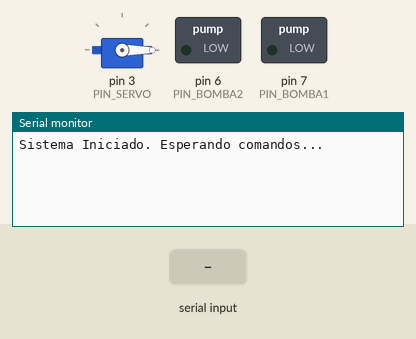
A sketch run on a simulated Arduino Uno, built with avr-gcc and run on an emulated ATmega328P. Parts: servo, switched loads named in the sketch (green lamp = pin HIGH), the last lines printed to the serial monitor. Inputs (shaded band) come from the test bench.

Above: at 1.2 s.
1.3 s: "MANUAL\n" received over Serial
At 2.5 s:
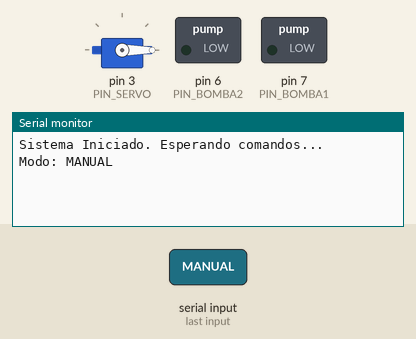
2.8 s: "AUTO\n" received over Serial
At 3.6 s:
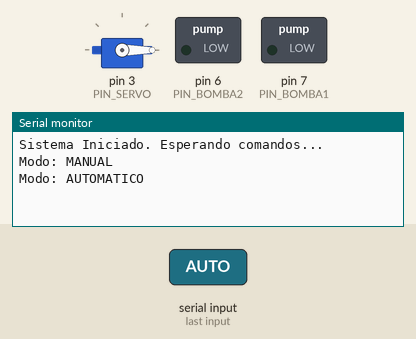
4.3 s: "M1:\n" received over Serial
At 4.7 s:
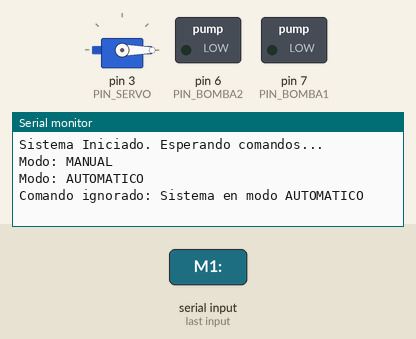

Measured:
- after the input at 1.3 s, the serial monitor: prints a new line at once (image 1)
- after the input at 2.8 s, the serial monitor: prints a new line at once (image 2)
- after the input at 4.3 s, the serial monitor: prints a new line at once (image 3)

The sketch:

arduino_code.ino
```cpp
#include <Servo.h>

// Definición de Pines
const int PIN_SERVO = 3;
const int PIN_BOMBA1 = 7;
const int PIN_BOMBA2 = 6;

Servo miServo;

// Estado del sistema
bool modoManual = true; // true = Manual, false = Automático

// Estado de los actuadores
bool estadoServo = false;
bool estadoBomba1 = false;
bool estadoBomba2 = false;

String inputString = "";         // String para guardar los datos entrantes
bool stringComplete = false;  // Bandera para indicar si el string está completo

void setup() {
  // Inicializar Serial
  Serial.begin(9600);

  // Configurar pines
  miServo.attach(PIN_SERVO);
  pinMode(PIN_BOMBA1, OUTPUT);
  pinMode(PIN_BOMBA2, OUTPUT);

  // Estado inicial: Todo apagado
  miServo.write(0); // Cerrado
  digitalWrite(PIN_BOMBA1, LOW);
  digitalWrite(PIN_BOMBA2, LOW);

  Serial.println("Sistema Iniciado. Esperando comandos...");
}

void loop() {
  // Procesar comandos Seriales
  if (stringComplete) {
    procesarComando(inputString);
    // Limpiar string
    inputString = "";
    stringComplete = false;
  }

  // Lógica Automática (Solo si no está en modo manual)
  if (!modoManual) {
    ejecutarLogicaAutomatica();
  }
}

/*
  SerialEvent ocurre cuando llegan nuevos datos al puerto RX hardware.
  Esta rutina se ejecuta entre cada ejecución de loop(), así que usar delay dentro del loop puede retrasar la respuesta.
*/
void serialEvent() {
  while (Serial.available()) {
    // Obtener el nuevo byte:
    char inChar = (char)Serial.read();
    // Agregarlo al inputString:
    if (inChar == '\n') {
      stringComplete = true;
    } else {
      inputString += inChar;
    }
  }
}

void procesarComando(String comando) {
  comando.trim(); // Eliminar espacios en blanco

  if (comando == "MANUAL") {
    modoManual = true;
    Serial.println("Modo: MANUAL");
  }
  else if (comando == "AUTO") {
    modoManual = false;
    Serial.println("Modo: AUTOMATICO");
  }
  else if (modoManual) {
    // Solo procesar comandos de control si estamos en modo manual

    // M1: Servo (1=Abrir/90, 0=Cerrar/0)
    if (comando.startsWith("M1:")) {
      int val = comando.substring(3).toInt();
      if (val == 1) {
        miServo.write(90); // Abrir compuerta
        estadoServo = true;
        Serial.println("Servo: ABIERTO");
      } else {
        miServo.write(0); // Cerrar compuerta
        estadoServo = false;
        Serial.println("Servo: CERRADO");
      }
    }
    // M2: Bomba 1 (1=ON, 0=OFF)
    else if (comando.startsWith("M2:")) {
      int val = comando.substring(3).toInt();
      if (val == 1) {
        digitalWrite(PIN_BOMBA1, HIGH);
        estadoBomba1 = true;
        Serial.println("Bomba 1: ENCENDIDA");
      } else {
        digitalWrite(PIN_BOMBA1, LOW);
        estadoBomba1 = false;
        Serial.println("Bomba 1: APAGADA");
      }
    }
    // M3: Bomba 2 (1=ON, 0=OFF)
    else if (comando.startsWith("M3:")) {
      int val = comando.substring(3).toInt();
      if (val == 1) {
        digitalWrite(PIN_BOMBA2, HIGH);
        estadoBomba2 = true;
        Serial.println("Bomba 2: ENCENDIDA");
      } else {
        digitalWrite(PIN_BOMBA2, LOW);
        estadoBomba2 = false;
        Serial.println("Bomba 2: APAGADA");
      }
    }
  } else {
    Serial.println("Comando ignorado: Sistema en modo AUTOMATICO");
  }
}

void ejecutarLogicaAutomatica() {
  // Aquí iría la lógica de sensores
  // Por ejemplo: Si sensor de nivel bajo -> Activar Bomba 1
  // Por ahora, dejamos esto vacío o con un comportamiento simple de prueba
}
```
